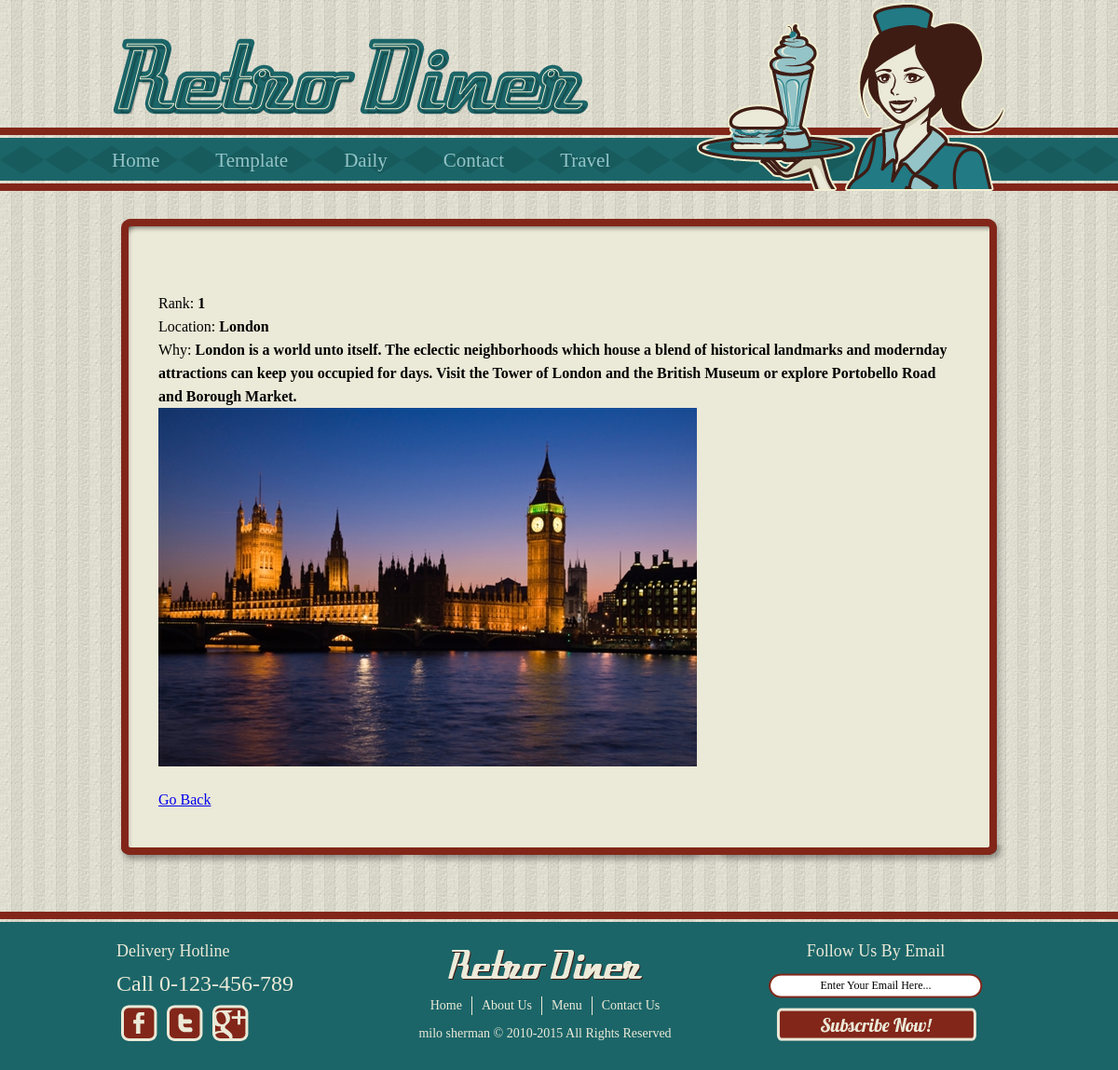
Screenshot of /travel_view.php?id=1 with the database file from the repository.
### tables this page shows
create table Travel
( TravelID int unsigned not null auto_increment primary key,
Rank int(2),
Location varchar(50),
Why text
);

### travel_view.php (the view, shortened to what this page needs)
<?php include 'includes/config.php';?>
<?php
if(isset($_GET['id']))
{
    $id = (int)$_GET['id'];
}else{
    header('Location:travel_list.php');
}
$sql = "select * from Travel where TravelID = $id";
$iConn = mysqli_connect(DB_HOST,DB_USER,DB_PASSWORD,DB_NAME);
$result = mysqli_query($iConn,$sql);
if(mysqli_num_rows($result) > 0)
{
    while($row = mysqli_fetch_assoc($result))
    {
        $Rank = stripslashes($row['Rank']);
        $Location = stripslashes($row['Location']);
        $Why = stripslashes($row['Why']);
        $Feedback = '';
    }
}else{
    $Feedback = '<p>This information does not exist</p>';
}
?>
<?php include 'includes/header.php';?>
<?php
if($Feedback == '')
{
    echo '<p>';
    echo 'Rank: <b>' . $Rank . '</b></br> ';
    echo 'Location: <b>' . $Location . '</b></br> ';
    echo 'Why: <b>' . $Why . '</b></br> ';
    echo '<img src="images/places/travel' . $Rank .'.jpg" />';
    echo '</p>';
}else{
    echo $Feedback;
}
echo '<p><a href="travel_list.php">Go Back</a></p>';
?>
<?php include 'includes/footer.php';?>

### css/style.css (style rules this page uses)
body { margin :0; padding :0; background :url("../images/bg-body.jpg"); line-height :25px; }
a { outline :0; }
img { border :0; }
#header div ul.navigation li { float :left; }

### rows the page displays
travel: Rank "1", Location "London", Why "London is a world unto itself. The eclectic neighborhoods which house a blend of historical landmarks and modernday attractions can keep you occupied for days. Visit the Tower of London and the British Museum or explore Portobello Road and Borough Market."

### other values shown
$label "Home"
$label "Template"
$label "Daily"
$label "Contact"
$label "Travel"
